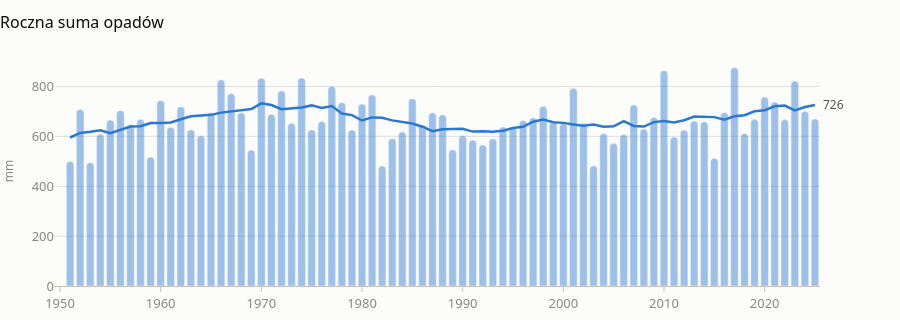

Notebook code cell kept with this figure:
### Markdown cell above
### Pytanie 3: Opady i śnieg

Uwaga: opady w reanalizie są mniej pewne niż temperatura (deszcz jest bardzo lokalny), więc traktujemy je ostrożniej.

### Code cell
charts.yearly_counts(yearly, "precip", "Roczna suma opadów", charts.BLUE, unit="mm")

### Figure 1 — Plotly figure (JSON) as saved in the notebook; plotly's stock layout.template omitted (floating-point values rounded to 4 significant figures)
{"data": [{"hovertemplate": "%{y:.1f} mm<extra></extra>", "marker": {"color": "#2a78d6", "cornerradius": 4, "opacity": 0.45}, "name": "Rok", "type": "bar", "x": [1951, 1952, 1953, 1954, 1955, 1956, 1957, 1958, 1959, 1960, 1961, 1962, 1963, 1964, 1965, 1966, 1967, 1968, 1969, 1970, 1971, 1972, 1973, 1974, 1975, 1976, 1977, 1978, 1979, 1980, 1981, 1982, 1983, 1984, 1985, 1986, 1987, 1988, 1989, 1990, 1991, 1992, 1993, 1994, 1995, 1996, 1997, 1998, 1999, 2000, 2001, 2002, 2003, 2004, 2005, 2006, 2007, 2008, 2009, 2010, 2011, 2012, 2013, 2014, 2015, 2016, 2017, 2018, 2019, 2020, 2021, 2022, 2023, 2024, 2025], "y": [499.4, 707.9, 494.6, 609.1, 666.0, 704.0, 647.0, 668.7, 516.9, 743.8, 636.7, 718.3, 626.7, 602.7, 694.2, 827.0, 772.0, 694.4, 545.1, 833.4, 688.7, 782.8, 652.9, 834.1, 626.4, 659.8, 800.7, 736.0, 625.4, 729.6, 766.3, 481.4, 591.4, 618.0, 751.0, 645.7, 694.4, 686.8, 546.2, 603.7, 585.0, 565.6, 590.7, 637.1, 634.1, 663.8, 675.0, 720.3, 657.2, 651.9, 792.4, 652.4, 481.8, 610.9, 571.9, 607.5, 725.7, 629.9, 675.9, 863.9, 597.6, 625.5, 661.6, 658.6, 512.1, 695.2, 876.0, 611.7, 668.2, 757.3, 737.6, 667.6, 821.5, 700.3, 669.9]}, {"hovertemplate": "%{y:.1f} mm<extra>średnia 10-letnia</extra>", "line": {"color": "#2a78d6", "width": 2.5}, "mode": "lines", "name": "Średnia 10-letnia", "type": "scatter", "x": [1951, 1952, 1953, 1954, 1955, 1956, 1957, 1958, 1959, 1960, 1961, 1962, 1963, 1964, 1965, 1966, 1967, 1968, 1969, 1970, 1971, 1972, 1973, 1974, 1975, 1976, 1977, 1978, 1979, 1980, 1981, 1982, 1983, 1984, 1985, 1986, 1987, 1988, 1989, 1990, 1991, 1992, 1993, 1994, 1995, 1996, 1997, 1998, 1999, 2000, 2001, 2002, 2003, 2004, 2005, 2006, 2007, 2008, 2009, 2010, 2011, 2012, 2013, 2014, 2015, 2016, 2017, 2018, 2019, 2020, 2021, 2022, 2023, 2024, 2025], "y": [595.4, 613.5, 618.3, 624.6, 612.6, 625.7, 639.5, 640.5, 653.7, 653.1, 655.9, 668.2, 680.7, 683.3, 686.1, 695.0, 700.2, 706.7, 709.3, 732.5, 725.7, 709.0, 711.8, 716.0, 724.0, 713.6, 721.4, 691.3, 685.1, 663.5, 676.0, 674.5, 663.9, 659.0, 651.1, 638.5, 620.4, 628.8, 628.7, 630.6, 618.9, 620.7, 618.8, 622.1, 633.2, 638.1, 658.8, 667.5, 656.6, 654.0, 647.8, 642.1, 647.2, 638.1, 640.0, 661.2, 641.8, 639.1, 657.0, 661.8, 655.8, 664.6, 679.6, 677.8, 677.0, 666.4, 680.4, 684.6, 700.6, 704.7, 720.5, 723.3, 704.3, 717.5, 725.7]}], "layout": {"annotations": [{"font": {"color": "#52514e", "size": 12}, "showarrow": false, "text": "726", "x": 2025, "xanchor": "left", "xshift": 6, "y": 725.7}], "bargap": 0.25, "font": {"color": "#52514e", "family": "system-ui, -apple-system, \"Segoe UI\", sans-serif", "size": 13}, "height": 320, "hoverlabel": {"bgcolor": "#fcfcfb", "bordercolor": "#c3c2b7", "font": {"family": "system-ui, -apple-system, \"Segoe UI\", sans-serif"}}, "hovermode": "x unified", "margin": {"b": 8, "l": 8, "r": 80, "t": 56}, "paper_bgcolor": "#fcfcfb", "plot_bgcolor": "#fcfcfb", "separators": ", ", "showlegend": false, "title": {"font": {"color": "#0b0b0b", "size": 16}, "text": "Roczna suma opadów", "x": 0, "xanchor": "left"}, "xaxis": {"dtick": 10, "linecolor": "#c3c2b7", "range": [1950.0, 2026.0], "showgrid": false, "tick0": 1960, "tickcolor": "#c3c2b7", "tickfont": {"color": "#898781"}, "ticks": "outside"}, "yaxis": {"gridcolor": "#e1e0d9", "gridwidth": 1, "tickfont": {"color": "#898781"}, "title": {"font": {"color": "#898781", "size": 12}, "text": "mm"}, "zeroline": false}}}
